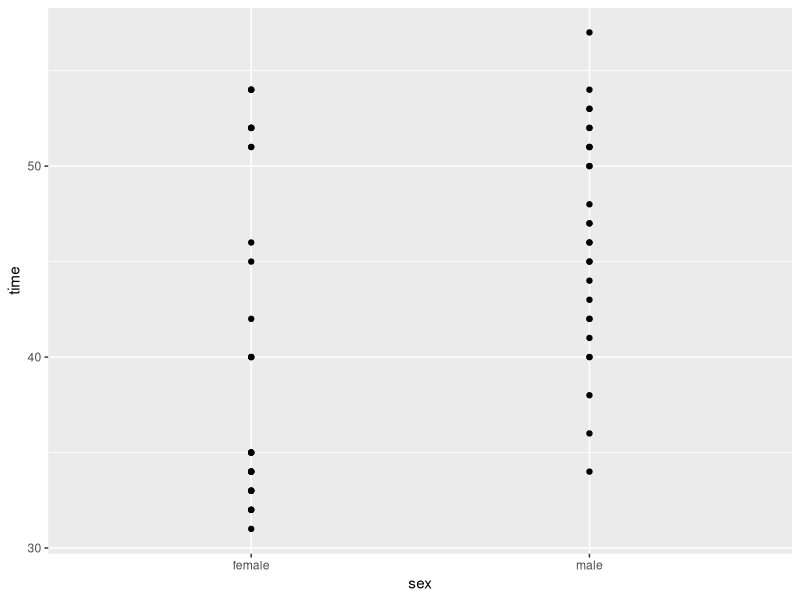
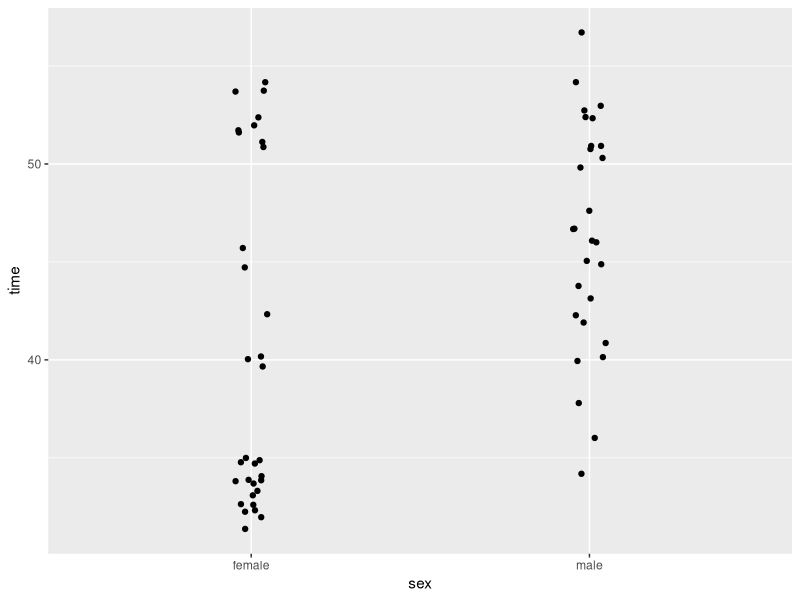
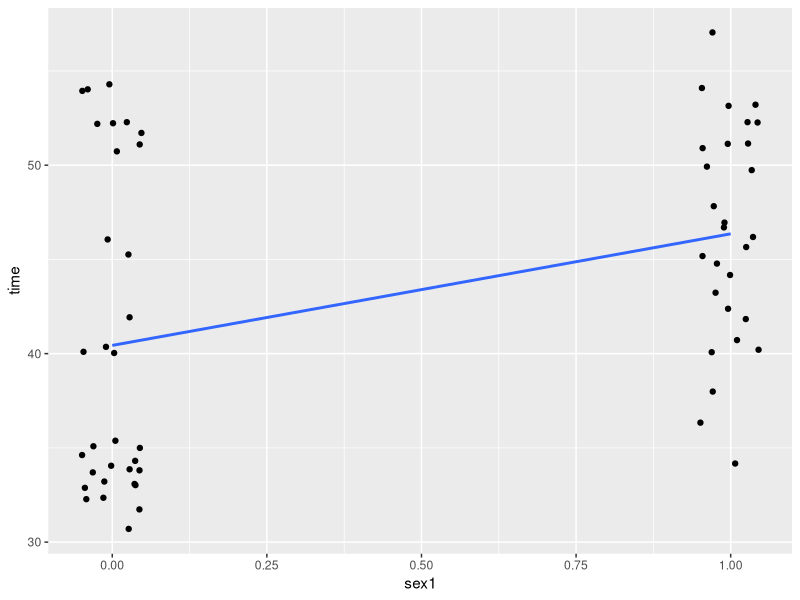
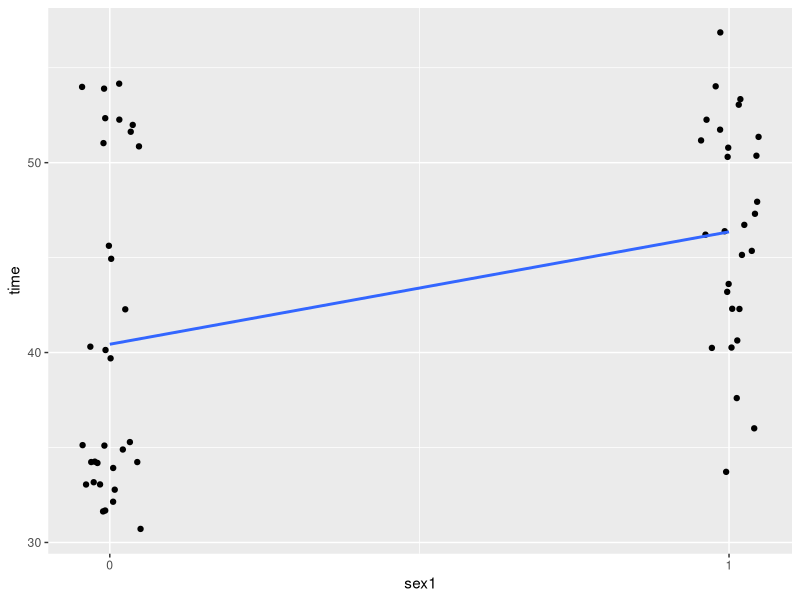

The R script that drew these images, in order:
#### Point Biserial Correlations


### loading libraries ----

library(tidyverse)



# Read in Data


# Do Male cats wander further from their house than Female cats ?

cats <- read_csv("data/cats.csv")  

nrow(cats)

head(cats)


#make a scatterplot
ggplot(cats, aes(x = sex, y = time)) + geom_point()

ggplot(cats, aes(x = sex, y = time)) + geom_jitter(width = .05) #easier to see


# adding a trendline 
ggplot(cats, aes(x = sex1, y = time)) + 
  geom_jitter(width = .05) +
  stat_smooth(method='lm',se=F)

# just tidying up the x-axis
ggplot(cats, aes(sex1,time)) + 
  geom_jitter(width = .05) +
  scale_x_continuous(breaks=c(0,1))+
  stat_smooth(method='lm',se=F)


## We can get a quick point biserial correlation using 'cor.test'

# using pearson (works if dichotomous variable is coded 0/1)

cor.test(cats$time, cats$sex1) # r = 0.38, p<.05
cor.test(cats$sex1, cats$time) # r = 0.38, p<.05


# suggests that there is a positive relationship 
# and male cats do move more than female cats.


# you can also do for non-parametric tests...

cor.test(cats$time, cats$sex1, method="spearman") # rho = 0.36, p<.05



## "better" versions of this test are available, 
## e.g. using library(polycor), but this is ok for now.


